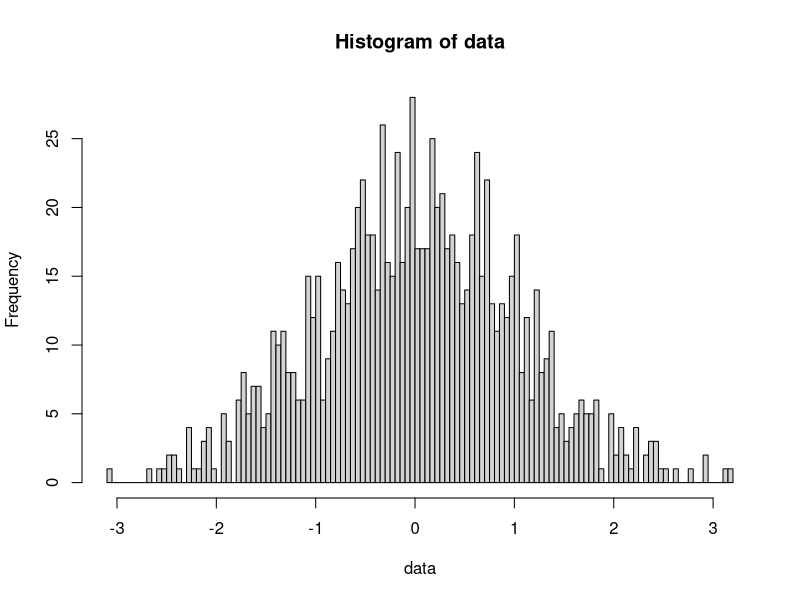

Write R code to recreate this figure.
## ---- chunk 1
print("Hello World")
## ---- chunk 2
print("Hello World")
## ---- chunk 3
data <- rnorm(n = 1000, mean = 0, sd = 1)
hist(data, n = 100)
